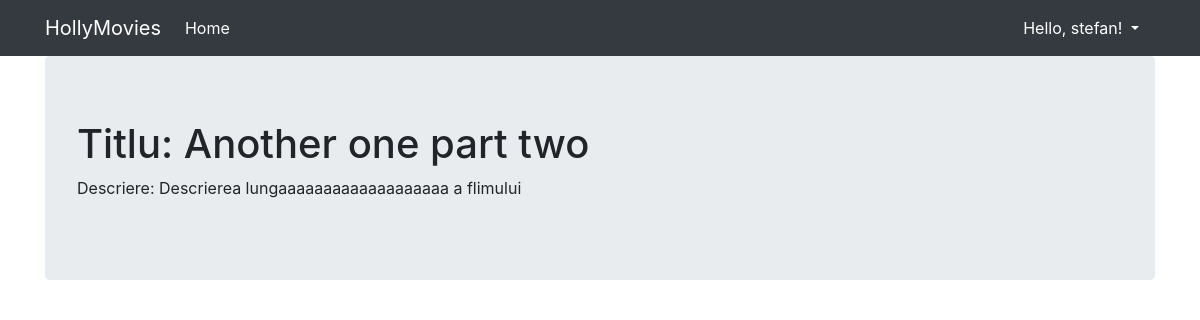
Page /movies/another-one-part-two (signed in) on the committed database.
### viewer/models.py (models this page shows, shortened)
class Movie(Model):
    title = CharField(max_length=128)
    genre = ForeignKey(Genre, on_delete=DO_NOTHING)
    rating = IntegerField()
    released = DateField()
    description = TextField()
    created = DateTimeField(auto_now_add=True)
    slug = SlugField(unique=True, editable=False)

### viewer/views.py (the view)
# urls.py: path('<slug:slug>', MoviesViewDetail.as_view(), name='movie-detail'),
class MoviesViewDetail(PermissionRequiredMixin, DetailView):
    template_name = 'movies_detail.html'
    model = Movie
    permission_required = 'viewer.view_movie'

### viewer/templates/movies_detail.html
{% extends 'base.html' %}
{% block content %}
<h1>Titlu: {{ object.title }}</h1>
<p>Descriere: {{ object.description }}</p>
{% endblock %}

### viewer/templates/base.html (shortened to what this page needs)
{% load static %}
<html {% if LANGUAGE_CODE %}lang="{{ LANGUAGE_CODE }}" {% endif %}>
<head>
    <link rel="stylesheet" href="https://stackpath.bootstrapcdn.com/bootstrap/4.2.1/css/bootstrap.min.css"
>
    <link rel="stylesheet" href="{% static 'index.css' %}">
</head>
<body>
<nav class="navbar navbar-expand-lg navbar-dark bg-dark">
    <div class="container fixed">
        <a class="navbar-brand" href="/">HollyMovies</a>
        <div class="collapse navbar-collapse" id="navbarNavAltMarkup">
            <div class="navbar-nav">
                <a class="nav-item nav-link active" href="/">
                    Home
                </a>
            </div>
        </div>
        <div class="nav-item dropdown">
        {% if user.is_authenticated %}
        <a class="nav-link active dropdown-toggle text-white" href="#" data-toggle="dropdown">
            {% if user.first_name %}Hello, {{ user.first_name }}!
            {% else %}Hello, {{ user.username }}!{% endif %}
        </a>
        {% endif %}
    </div>
    </div>
</nav>
<div class="container">
    <div class="jumbotron">
        {% block content %} {% endblock %}
    </div>
</div>
</body>
</html>

### rows in the picture
Movie: title "Another one part two", description "Descrierea lungaaaaaaaaaaaaaaaaaaa a flimului"

### other values in the picture
{{ user.username }} "stefan"
